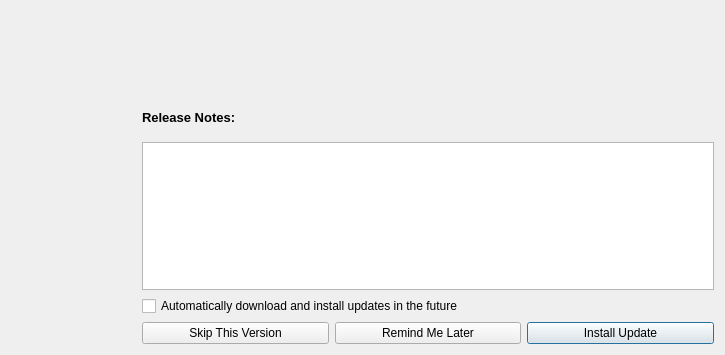
<?xml version="1.0" encoding="UTF-8"?>
<ui version="4.0">
 <class>SoftwareUpdateDialog</class>
 <widget class="QDialog" name="SoftwareUpdateDialog">
  <property name="windowModality">
   <enum>Qt::ApplicationModal</enum>
  </property>
  <property name="geometry">
   <rect>
    <x>0</x>
    <y>0</y>
    <width>725</width>
    <height>355</height>
   </rect>
  </property>
  <property name="windowTitle">
   <string>Software Update</string>
  </property>
  <layout class="QGridLayout" name="gridLayout">
   <item row="0" column="0">
    <layout class="QGridLayout" name="mainLayout">
     <item row="5" column="3">
      <widget class="QPushButton" name="installUpdateBtn">
       <property name="text">
        <string>Install Update</string>
       </property>
      </widget>
     </item>
     <item row="0" column="0" rowspan="3">
      <widget class="QLabel" name="softwareIcon">
       <property name="minimumSize">
        <size>
         <width>125</width>
         <height>125</height>
        </size>
       </property>
       <property name="maximumSize">
        <size>
         <width>125</width>
         <height>125</height>
        </size>
       </property>
       <property name="text">
        <string/>
       </property>
       <property name="scaledContents">
        <bool>true</bool>
       </property>
       <property name="alignment">
        <set>Qt::AlignCenter</set>
       </property>
      </widget>
     </item>
     <item row="1" column="1" colspan="3">
      <widget class="QLabel" name="descLbl">
       <property name="font">
        <font>
         <pointsize>10</pointsize>
         <weight>50</weight>
         <bold>false</bold>
        </font>
       </property>
       <property name="text">
        <string/>
       </property>
       <property name="alignment">
        <set>Qt::AlignLeading|Qt::AlignLeft|Qt::AlignVCenter</set>
       </property>
       <property name="wordWrap">
        <bool>true</bool>
       </property>
      </widget>
     </item>
     <item row="5" column="2">
      <widget class="QPushButton" name="remindMeLater">
       <property name="text">
        <string>Remind Me Later</string>
       </property>
      </widget>
     </item>
     <item row="4" column="1" colspan="3">
      <widget class="QCheckBox" name="autoUpdateCheckBox">
       <property name="text">
        <string>Automatically download and install updates in the future</string>
       </property>
      </widget>
     </item>
     <item row="5" column="1">
      <widget class="QPushButton" name="skipVersionBtn">
       <property name="text">
        <string>Skip This Version</string>
       </property>
      </widget>
     </item>
     <item row="2" column="1" colspan="3">
      <widget class="QLabel" name="releaseNotesConst">
       <property name="font">
        <font>
         <pointsize>10</pointsize>
         <weight>75</weight>
         <bold>true</bold>
        </font>
       </property>
       <property name="text">
        <string>Release Notes:</string>
       </property>
      </widget>
     </item>
     <item row="0" column="1" colspan="3">
      <widget class="QLabel" name="titleLbl">
       <property name="font">
        <font>
         <pointsize>12</pointsize>
         <weight>75</weight>
         <bold>true</bold>
        </font>
       </property>
       <property name="text">
        <string/>
       </property>
      </widget>
     </item>
     <item row="3" column="1" colspan="3">
      <widget class="QTextBrowser" name="releaseNotesTxtBox">
       <property name="openExternalLinks">
        <bool>true</bool>
       </property>
      </widget>
     </item>
    </layout>
   </item>
  </layout>
 </widget>
 <resources/>
 <connections/>
</ui>
